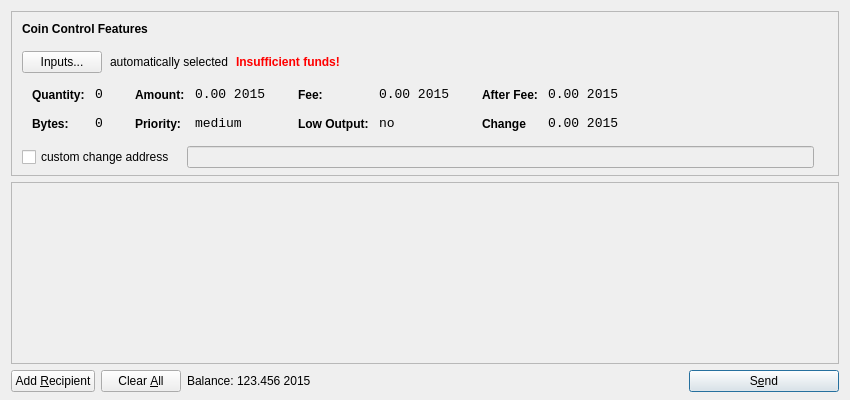
<?xml version="1.0" encoding="UTF-8"?>
<ui version="4.0">
 <class>SendCoinsDialog</class>
 <widget class="QDialog" name="SendCoinsDialog">
  <property name="geometry">
   <rect>
    <x>0</x>
    <y>0</y>
    <width>850</width>
    <height>400</height>
   </rect>
  </property>
  <property name="windowTitle">
   <string>Send Coins</string>
  </property>
  <layout class="QVBoxLayout" name="verticalLayout" stretch="0,1,0">
   <property name="bottomMargin">
    <number>8</number>
   </property>
   <item>
    <widget class="QFrame" name="frameCoinControl">
     <property name="sizePolicy">
      <sizepolicy hsizetype="Expanding" vsizetype="Expanding">
       <horstretch>0</horstretch>
       <verstretch>0</verstretch>
      </sizepolicy>
     </property>
     <property name="maximumSize">
      <size>
       <width>16777215</width>
       <height>16777215</height>
      </size>
     </property>
     <property name="frameShape">
      <enum>QFrame::StyledPanel</enum>
     </property>
     <property name="frameShadow">
      <enum>QFrame::Sunken</enum>
     </property>
     <layout class="QVBoxLayout" name="verticalLayoutCoinControl2">
      <property name="spacing">
       <number>-1</number>
      </property>
      <property name="leftMargin">
       <number>0</number>
      </property>
      <property name="topMargin">
       <number>0</number>
      </property>
      <property name="rightMargin">
       <number>0</number>
      </property>
      <property name="bottomMargin">
       <number>6</number>
      </property>
      <item>
       <layout class="QVBoxLayout" name="verticalLayoutCoinControl" stretch="0,0,0,0,1">
        <property name="spacing">
         <number>0</number>
        </property>
        <property name="leftMargin">
         <number>10</number>
        </property>
        <property name="topMargin">
         <number>10</number>
        </property>
        <item>
         <layout class="QHBoxLayout" name="horizontalLayoutCoinControl1">
          <property name="bottomMargin">
           <number>15</number>
          </property>
          <item>
           <widget class="QLabel" name="labelCoinControlFeatures">
            <property name="sizePolicy">
             <sizepolicy hsizetype="Preferred" vsizetype="Maximum">
              <horstretch>0</horstretch>
              <verstretch>0</verstretch>
             </sizepolicy>
            </property>
            <property name="font">
             <font>
              <weight>75</weight>
              <bold>true</bold>
             </font>
            </property>
            <property name="styleSheet">
             <string notr="true">font-weight:bold;</string>
            </property>
            <property name="text">
             <string>Coin Control Features</string>
            </property>
           </widget>
          </item>
         </layout>
        </item>
        <item>
         <layout class="QHBoxLayout" name="horizontalLayoutCoinControl2" stretch="0,0,0,0">
          <property name="spacing">
           <number>8</number>
          </property>
          <property name="bottomMargin">
           <number>10</number>
          </property>
          <item>
           <widget class="QPushButton" name="pushButtonCoinControl">
            <property name="styleSheet">
             <string notr="true"/>
            </property>
            <property name="text">
             <string>Inputs...</string>
            </property>
           </widget>
          </item>
          <item>
           <widget class="QLabel" name="labelCoinControlAutomaticallySelected">
            <property name="text">
             <string>automatically selected</string>
            </property>
            <property name="margin">
             <number>5</number>
            </property>
           </widget>
          </item>
          <item>
           <widget class="QLabel" name="labelCoinControlInsuffFunds">
            <property name="font">
             <font>
              <weight>75</weight>
              <bold>true</bold>
             </font>
            </property>
            <property name="styleSheet">
             <string notr="true">color:red;font-weight:bold;</string>
            </property>
            <property name="text">
             <string>Insufficient funds!</string>
            </property>
            <property name="margin">
             <number>5</number>
            </property>
           </widget>
          </item>
          <item>
           <spacer name="horizontalSpacerCoinControl">
            <property name="orientation">
             <enum>Qt::Horizontal</enum>
            </property>
            <property name="sizeHint" stdset="0">
             <size>
              <width>40</width>
              <height>1</height>
             </size>
            </property>
           </spacer>
          </item>
         </layout>
        </item>
        <item>
         <widget class="QWidget" name="widgetCoinControl" native="true">
          <property name="sizePolicy">
           <sizepolicy hsizetype="Preferred" vsizetype="Preferred">
            <horstretch>0</horstretch>
            <verstretch>0</verstretch>
           </sizepolicy>
          </property>
          <property name="minimumSize">
           <size>
            <width>0</width>
            <height>0</height>
           </size>
          </property>
          <property name="styleSheet">
           <string notr="true"/>
          </property>
          <layout class="QHBoxLayout" name="horizontalLayoutCoinControl5">
           <property name="margin">
            <number>0</number>
           </property>
           <item>
            <layout class="QHBoxLayout" name="horizontalLayoutCoinControl3" stretch="0,0,0,1">
             <property name="spacing">
              <number>20</number>
             </property>
             <property name="topMargin">
              <number>0</number>
             </property>
             <property name="bottomMargin">
              <number>10</number>
             </property>
             <item>
              <layout class="QFormLayout" name="formLayoutCoinControl1">
               <property name="horizontalSpacing">
                <number>10</number>
               </property>
               <property name="verticalSpacing">
                <number>14</number>
               </property>
               <property name="leftMargin">
                <number>10</number>
               </property>
               <property name="topMargin">
                <number>4</number>
               </property>
               <property name="rightMargin">
                <number>6</number>
               </property>
               <item row="0" column="0">
                <widget class="QLabel" name="labelCoinControlQuantityText">
                 <property name="styleSheet">
                  <string notr="true">font-weight:bold;</string>
                 </property>
                 <property name="text">
                  <string>Quantity:</string>
                 </property>
                 <property name="margin">
                  <number>0</number>
                 </property>
                </widget>
               </item>
               <item row="0" column="1">
                <widget class="QLabel" name="labelCoinControlQuantity">
                 <property name="font">
                  <font>
                   <family>Monospace</family>
                   <pointsize>10</pointsize>
                  </font>
                 </property>
                 <property name="cursor">
                  <cursorShape>IBeamCursor</cursorShape>
                 </property>
                 <property name="contextMenuPolicy">
                  <enum>Qt::ActionsContextMenu</enum>
                 </property>
                 <property name="text">
                  <string>0</string>
                 </property>
                 <property name="margin">
                  <number>0</number>
                 </property>
                 <property name="textInteractionFlags">
                  <set>Qt::LinksAccessibleByMouse|Qt::TextSelectableByKeyboard|Qt::TextSelectableByMouse</set>
                 </property>
                </widget>
               </item>
               <item row="1" column="0">
                <widget class="QLabel" name="labelCoinControlBytesText">
                 <property name="styleSheet">
                  <string notr="true">font-weight:bold;</string>
                 </property>
                 <property name="text">
                  <string>Bytes:</string>
                 </property>
                </widget>
               </item>
               <item row="1" column="1">
                <widget class="QLabel" name="labelCoinControlBytes">
                 <property name="font">
                  <font>
                   <family>Monospace</family>
                   <pointsize>10</pointsize>
                  </font>
                 </property>
                 <property name="cursor">
                  <cursorShape>IBeamCursor</cursorShape>
                 </property>
                 <property name="contextMenuPolicy">
                  <enum>Qt::ActionsContextMenu</enum>
                 </property>
                 <property name="text">
                  <string>0</string>
                 </property>
                 <property name="textInteractionFlags">
                  <set>Qt::LinksAccessibleByMouse|Qt::TextSelectableByKeyboard|Qt::TextSelectableByMouse</set>
                 </property>
                </widget>
               </item>
              </layout>
             </item>
             <item>
              <layout class="QFormLayout" name="formLayoutCoinControl2">
               <property name="horizontalSpacing">
                <number>10</number>
               </property>
               <property name="verticalSpacing">
                <number>14</number>
               </property>
               <property name="leftMargin">
                <number>6</number>
               </property>
               <property name="topMargin">
                <number>4</number>
               </property>
               <property name="rightMargin">
                <number>6</number>
               </property>
               <item row="0" column="0">
                <widget class="QLabel" name="labelCoinControlAmountText">
                 <property name="styleSheet">
                  <string notr="true">font-weight:bold;</string>
                 </property>
                 <property name="text">
                  <string>Amount:</string>
                 </property>
                 <property name="margin">
                  <number>0</number>
                 </property>
                </widget>
               </item>
               <item row="0" column="1">
                <widget class="QLabel" name="labelCoinControlAmount">
                 <property name="font">
                  <font>
                   <family>Monospace</family>
                   <pointsize>10</pointsize>
                  </font>
                 </property>
                 <property name="cursor">
                  <cursorShape>IBeamCursor</cursorShape>
                 </property>
                 <property name="contextMenuPolicy">
                  <enum>Qt::ActionsContextMenu</enum>
                 </property>
                 <property name="text">
                  <string>0.00 2015</string>
                 </property>
                 <property name="textInteractionFlags">
                  <set>Qt::LinksAccessibleByMouse|Qt::TextSelectableByKeyboard|Qt::TextSelectableByMouse</set>
                 </property>
                </widget>
               </item>
               <item row="1" column="0">
                <widget class="QLabel" name="labelCoinControlPriorityText">
                 <property name="styleSheet">
                  <string notr="true">font-weight:bold;</string>
                 </property>
                 <property name="text">
                  <string>Priority:</string>
                 </property>
                </widget>
               </item>
               <item row="1" column="1">
                <widget class="QLabel" name="labelCoinControlPriority">
                 <property name="font">
                  <font>
                   <family>Monospace</family>
                   <pointsize>10</pointsize>
                  </font>
                 </property>
                 <property name="cursor">
                  <cursorShape>IBeamCursor</cursorShape>
                 </property>
                 <property name="contextMenuPolicy">
                  <enum>Qt::ActionsContextMenu</enum>
                 </property>
                 <property name="text">
                  <string>medium</string>
                 </property>
                 <property name="textInteractionFlags">
                  <set>Qt::LinksAccessibleByMouse|Qt::TextSelectableByKeyboard|Qt::TextSelectableByMouse</set>
                 </property>
                </widget>
               </item>
              </layout>
             </item>
             <item>
              <layout class="QFormLayout" name="formLayoutCoinControl3">
               <property name="horizontalSpacing">
                <number>10</number>
               </property>
               <property name="verticalSpacing">
                <number>14</number>
               </property>
               <property name="leftMargin">
                <number>6</number>
               </property>
               <property name="topMargin">
                <number>4</number>
               </property>
               <property name="rightMargin">
                <number>6</number>
               </property>
               <item row="0" column="0">
                <widget class="QLabel" name="labelCoinControlFeeText">
                 <property name="styleSheet">
                  <string notr="true">font-weight:bold;</string>
                 </property>
                 <property name="text">
                  <string>Fee:</string>
                 </property>
                 <property name="margin">
                  <number>0</number>
                 </property>
                </widget>
               </item>
               <item row="0" column="1">
                <widget class="QLabel" name="labelCoinControlFee">
                 <property name="font">
                  <font>
                   <family>Monospace</family>
                   <pointsize>10</pointsize>
                  </font>
                 </property>
                 <property name="cursor">
                  <cursorShape>IBeamCursor</cursorShape>
                 </property>
                 <property name="contextMenuPolicy">
                  <enum>Qt::ActionsContextMenu</enum>
                 </property>
                 <property name="text">
                  <string>0.00 2015</string>
                 </property>
                 <property name="textInteractionFlags">
                  <set>Qt::LinksAccessibleByMouse|Qt::TextSelectableByKeyboard|Qt::TextSelectableByMouse</set>
                 </property>
                </widget>
               </item>
               <item row="1" column="0">
                <widget class="QLabel" name="labelCoinControlLowOutputText">
                 <property name="styleSheet">
                  <string notr="true">font-weight:bold;</string>
                 </property>
                 <property name="text">
                  <string>Low Output:</string>
                 </property>
                </widget>
               </item>
               <item row="1" column="1">
                <widget class="QLabel" name="labelCoinControlLowOutput">
                 <property name="font">
                  <font>
                   <family>Monospace</family>
                   <pointsize>10</pointsize>
                  </font>
                 </property>
                 <property name="cursor">
                  <cursorShape>IBeamCursor</cursorShape>
                 </property>
                 <property name="contextMenuPolicy">
                  <enum>Qt::ActionsContextMenu</enum>
                 </property>
                 <property name="text">
                  <string>no</string>
                 </property>
                 <property name="textInteractionFlags">
                  <set>Qt::LinksAccessibleByMouse|Qt::TextSelectableByKeyboard|Qt::TextSelectableByMouse</set>
                 </property>
                </widget>
               </item>
              </layout>
             </item>
             <item>
              <layout class="QFormLayout" name="formLayoutCoinControl4">
               <property name="horizontalSpacing">
                <number>10</number>
               </property>
               <property name="verticalSpacing">
                <number>14</number>
               </property>
               <property name="leftMargin">
                <number>6</number>
               </property>
               <property name="topMargin">
                <number>4</number>
               </property>
               <property name="rightMargin">
                <number>6</number>
               </property>
               <item row="0" column="0">
                <widget class="QLabel" name="labelCoinControlAfterFeeText">
                 <property name="styleSheet">
                  <string notr="true">font-weight:bold;</string>
                 </property>
                 <property name="text">
                  <string>After Fee:</string>
                 </property>
                 <property name="margin">
                  <number>0</number>
                 </property>
                </widget>
               </item>
               <item row="0" column="1">
                <widget class="QLabel" name="labelCoinControlAfterFee">
                 <property name="font">
                  <font>
                   <family>Monospace</family>
                   <pointsize>10</pointsize>
                  </font>
                 </property>
                 <property name="cursor">
                  <cursorShape>IBeamCursor</cursorShape>
                 </property>
                 <property name="contextMenuPolicy">
                  <enum>Qt::ActionsContextMenu</enum>
                 </property>
                 <property name="text">
                  <string>0.00 2015</string>
                 </property>
                 <property name="textInteractionFlags">
                  <set>Qt::LinksAccessibleByMouse|Qt::TextSelectableByKeyboard|Qt::TextSelectableByMouse</set>
                 </property>
                </widget>
               </item>
               <item row="1" column="0">
                <widget class="QLabel" name="labelCoinControlChangeText">
                 <property name="styleSheet">
                  <string notr="true">font-weight:bold;</string>
                 </property>
                 <property name="text">
                  <string>Change</string>
                 </property>
                </widget>
               </item>
               <item row="1" column="1">
                <widget class="QLabel" name="labelCoinControlChange">
                 <property name="font">
                  <font>
                   <family>Monospace</family>
                   <pointsize>10</pointsize>
                  </font>
                 </property>
                 <property name="cursor">
                  <cursorShape>IBeamCursor</cursorShape>
                 </property>
                 <property name="contextMenuPolicy">
                  <enum>Qt::ActionsContextMenu</enum>
                 </property>
                 <property name="text">
                  <string>0.00 2015</string>
                 </property>
                 <property name="textInteractionFlags">
                  <set>Qt::LinksAccessibleByMouse|Qt::TextSelectableByKeyboard|Qt::TextSelectableByMouse</set>
                 </property>
                </widget>
               </item>
              </layout>
             </item>
            </layout>
           </item>
          </layout>
         </widget>
        </item>
        <item>
         <layout class="QHBoxLayout" name="horizontalLayoutCoinControl4" stretch="0,0,0">
          <property name="spacing">
           <number>12</number>
          </property>
          <property name="sizeConstraint">
           <enum>QLayout::SetDefaultConstraint</enum>
          </property>
          <property name="topMargin">
           <number>5</number>
          </property>
          <property name="rightMargin">
           <number>5</number>
          </property>
          <item>
           <widget class="QCheckBox" name="checkBoxCoinControlChange">
            <property name="text">
             <string>custom change address</string>
            </property>
           </widget>
          </item>
          <item>
           <widget class="QLineEdit" name="lineEditCoinControlChange">
            <property name="enabled">
             <bool>false</bool>
            </property>
            <property name="sizePolicy">
             <sizepolicy hsizetype="Expanding" vsizetype="Fixed">
              <horstretch>0</horstretch>
              <verstretch>0</verstretch>
             </sizepolicy>
            </property>
           </widget>
          </item>
          <item>
           <widget class="QLabel" name="labelCoinControlChangeLabel">
            <property name="sizePolicy">
             <sizepolicy hsizetype="Preferred" vsizetype="Expanding">
              <horstretch>0</horstretch>
              <verstretch>0</verstretch>
             </sizepolicy>
            </property>
            <property name="minimumSize">
             <size>
              <width>0</width>
              <height>0</height>
             </size>
            </property>
            <property name="text">
             <string/>
            </property>
            <property name="margin">
             <number>3</number>
            </property>
           </widget>
          </item>
         </layout>
        </item>
        <item>
         <spacer name="verticalSpacerCoinControl">
          <property name="orientation">
           <enum>Qt::Vertical</enum>
          </property>
          <property name="sizeHint" stdset="0">
           <size>
            <width>800</width>
            <height>1</height>
           </size>
          </property>
         </spacer>
        </item>
       </layout>
      </item>
     </layout>
    </widget>
   </item>
   <item>
    <widget class="QScrollArea" name="scrollArea">
     <property name="widgetResizable">
      <bool>true</bool>
     </property>
     <widget class="QWidget" name="scrollAreaWidgetContents">
      <property name="geometry">
       <rect>
        <x>0</x>
        <y>0</y>
        <width>830</width>
        <height>165</height>
       </rect>
      </property>
      <layout class="QVBoxLayout" name="verticalLayout_2">
       <property name="margin">
        <number>0</number>
       </property>
       <item>
        <layout class="QVBoxLayout" name="entries">
         <property name="spacing">
          <number>6</number>
         </property>
        </layout>
       </item>
       <item>
        <spacer name="verticalSpacer">
         <property name="orientation">
          <enum>Qt::Vertical</enum>
         </property>
         <property name="sizeHint" stdset="0">
          <size>
           <width>20</width>
           <height>40</height>
          </size>
         </property>
        </spacer>
       </item>
      </layout>
     </widget>
    </widget>
   </item>
   <item>
    <layout class="QHBoxLayout" name="horizontalLayout">
     <item>
      <widget class="QPushButton" name="addButton">
       <property name="toolTip">
        <string>Send to multiple recipients at once</string>
       </property>
       <property name="text">
        <string>Add &amp;Recipient</string>
       </property>
       <property name="icon">
        <iconset resource="../bitcoin.qrc">
         <normaloff>:/icons/add</normaloff>:/icons/add</iconset>
       </property>
       <property name="autoDefault">
        <bool>false</bool>
       </property>
      </widget>
     </item>
     <item>
      <widget class="QPushButton" name="clearButton">
       <property name="sizePolicy">
        <sizepolicy hsizetype="Minimum" vsizetype="Fixed">
         <horstretch>0</horstretch>
         <verstretch>0</verstretch>
        </sizepolicy>
       </property>
       <property name="toolTip">
        <string>Remove all transaction fields</string>
       </property>
       <property name="text">
        <string>Clear &amp;All</string>
       </property>
       <property name="icon">
        <iconset resource="../bitcoin.qrc">
         <normaloff>:/icons/remove</normaloff>:/icons/remove</iconset>
       </property>
       <property name="autoRepeatDelay">
        <number>300</number>
       </property>
       <property name="autoDefault">
        <bool>false</bool>
       </property>
      </widget>
     </item>
     <item>
      <layout class="QHBoxLayout" name="horizontalLayout_2">
       <property name="spacing">
        <number>3</number>
       </property>
       <item>
        <widget class="QLabel" name="label">
         <property name="sizePolicy">
          <sizepolicy hsizetype="Preferred" vsizetype="Fixed">
           <horstretch>0</horstretch>
           <verstretch>0</verstretch>
          </sizepolicy>
         </property>
         <property name="text">
          <string>Balance:</string>
         </property>
        </widget>
       </item>
       <item>
        <widget class="QLabel" name="labelBalance">
         <property name="sizePolicy">
          <sizepolicy hsizetype="Preferred" vsizetype="Fixed">
           <horstretch>0</horstretch>
           <verstretch>0</verstretch>
          </sizepolicy>
         </property>
         <property name="cursor">
          <cursorShape>IBeamCursor</cursorShape>
         </property>
         <property name="text">
          <string>123.456 2015</string>
         </property>
         <property name="textInteractionFlags">
          <set>Qt::LinksAccessibleByMouse|Qt::TextSelectableByKeyboard|Qt::TextSelectableByMouse</set>
         </property>
        </widget>
       </item>
      </layout>
     </item>
     <item>
      <spacer name="horizontalSpacer">
       <property name="orientation">
        <enum>Qt::Horizontal</enum>
       </property>
       <property name="sizeHint" stdset="0">
        <size>
         <width>40</width>
         <height>20</height>
        </size>
       </property>
      </spacer>
     </item>
     <item>
      <widget class="QPushButton" name="sendButton">
       <property name="minimumSize">
        <size>
         <width>150</width>
         <height>0</height>
        </size>
       </property>
       <property name="toolTip">
        <string>Confirm the send action</string>
       </property>
       <property name="text">
        <string>S&amp;end</string>
       </property>
       <property name="icon">
        <iconset resource="../bitcoin.qrc">
         <normaloff>:/icons/send</normaloff>:/icons/send</iconset>
       </property>
       <property name="default">
        <bool>true</bool>
       </property>
      </widget>
     </item>
    </layout>
   </item>
  </layout>
 </widget>
 <resources>
  <include location="../bitcoin.qrc"/>
 </resources>
 <connections/>
</ui>
